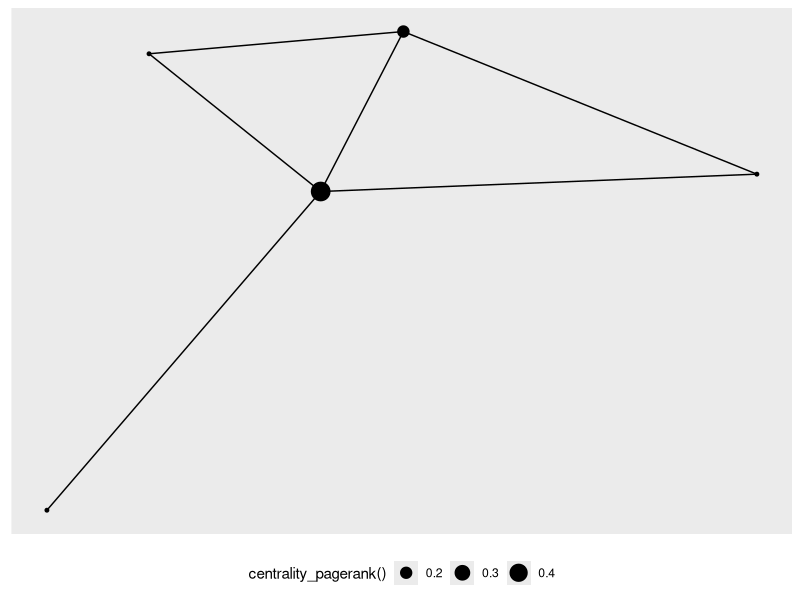
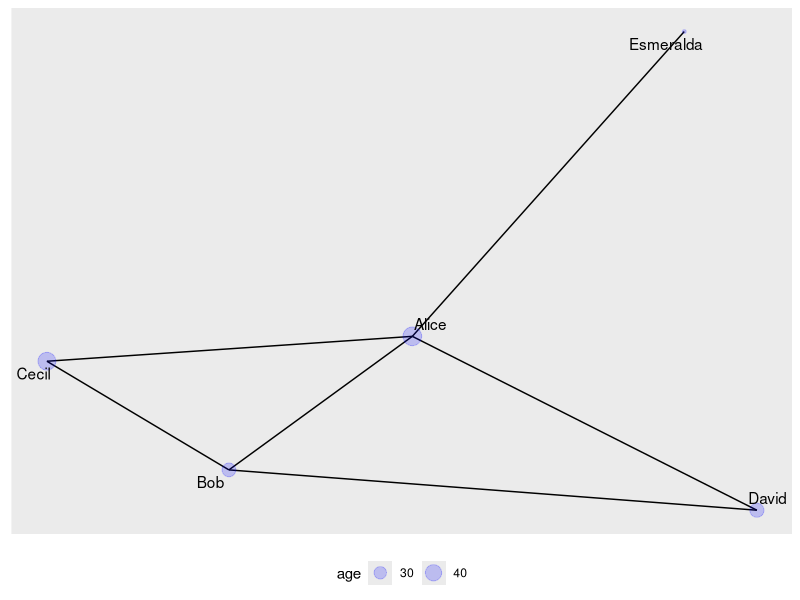
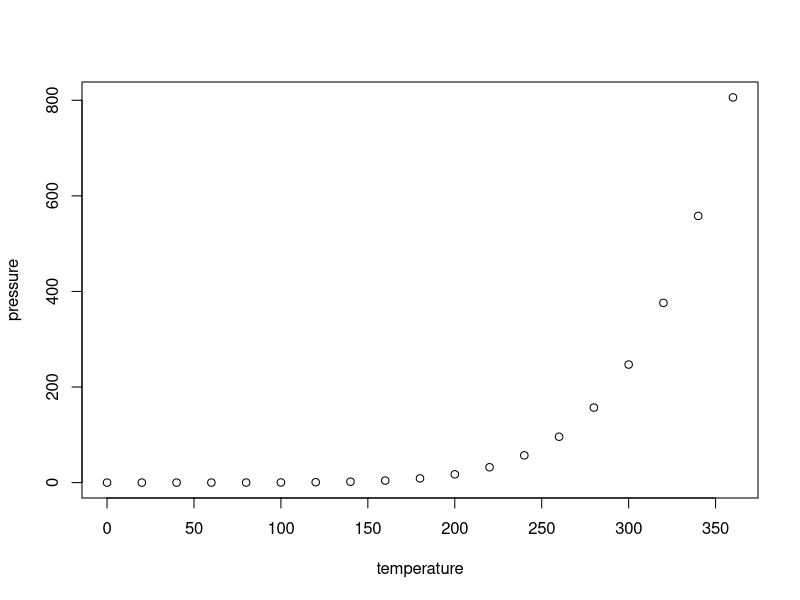

The R source for these figures, in order:
## ---- chunk 1
knitr::opts_chunk$set(echo = TRUE)
library(tidyverse)
library(igraph)
library(haven) # Access to Stata databases
library(tidygraph) # Plotting graphs

## ---- chunk 2
actors <- data.frame(name=c("Alice", "Bob", "Cecil", "David",
                            "Esmeralda"),
                     age=c(48,33,45,34,21),
                     gender=c("F","M","F","M","F"))
relations <- data.frame(from=c("Bob", "Cecil", "Cecil", "David",
                               "David", "Esmeralda"),
                        to=c("Alice", "Bob", "Alice", "Alice", "Bob", "Alice"),
                        same.dept=c(FALSE,FALSE,TRUE,FALSE,FALSE,TRUE),
                        friendship=c(4,5,5,2,1,1), advice=c(4,5,5,4,2,3))
g <- graph_from_data_frame(relations, directed=TRUE, 
                           vertices=actors)
print(g, e=TRUE, v=TRUE)

## ---- chunk 3
V(g)[[1]]
## ---- chunk 4
library(ggraph) 
ggraph(g, layout='fr', weights=friendship ) +
  geom_edge_link() +
  geom_node_point(aes(size = centrality_pagerank())) +
  theme(legend.position = 'bottom')

ggraph(g, layout='fr', weights=friendship ) +
  geom_edge_link() +
  geom_node_point(aes(size = age), colour='blue', alpha=.2) +
  geom_node_text(aes(label = name), repel=TRUE) + 
  theme(legend.position = 'bottom')

## ---- chunk 5
plot(pressure)
